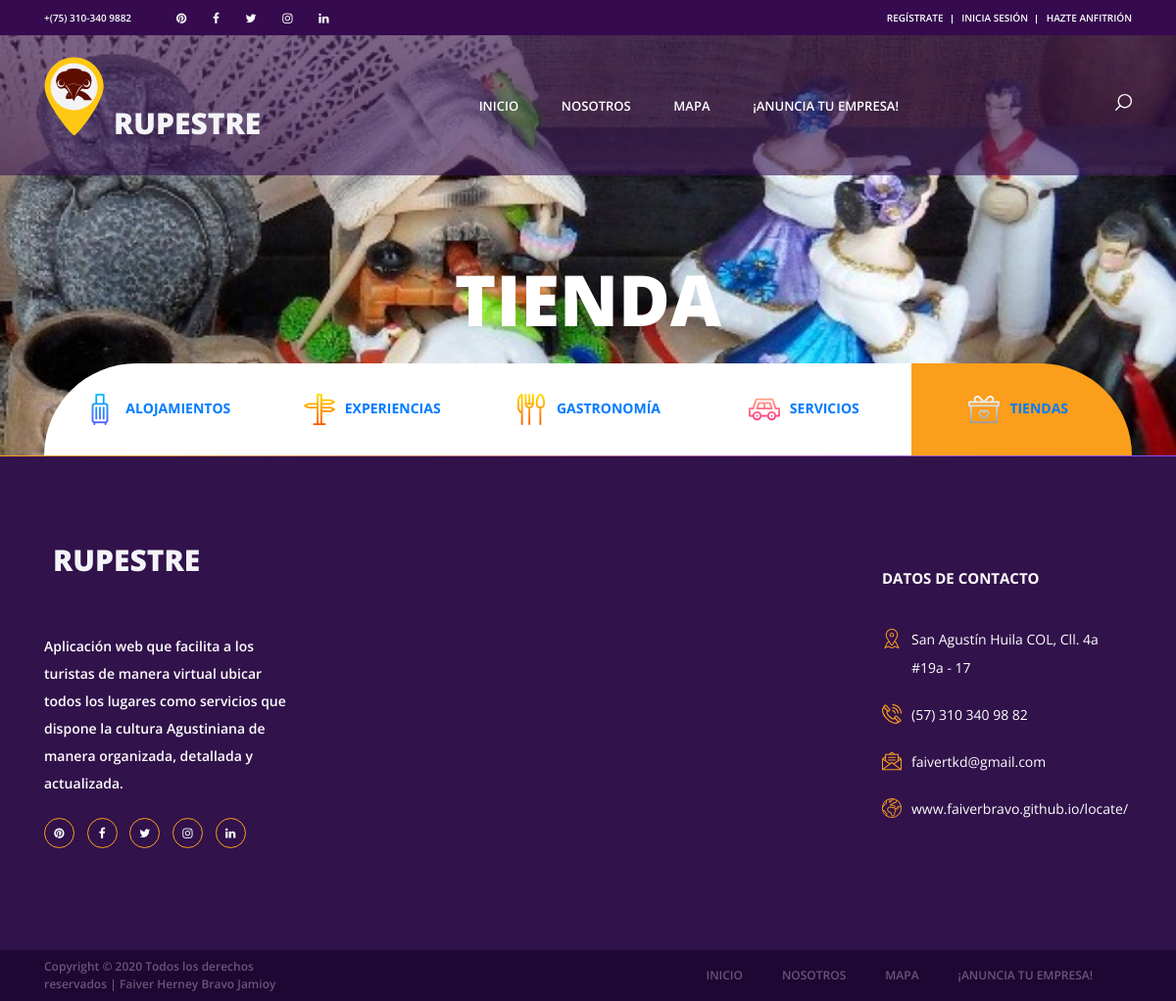
The app's page /tienda/, older data.
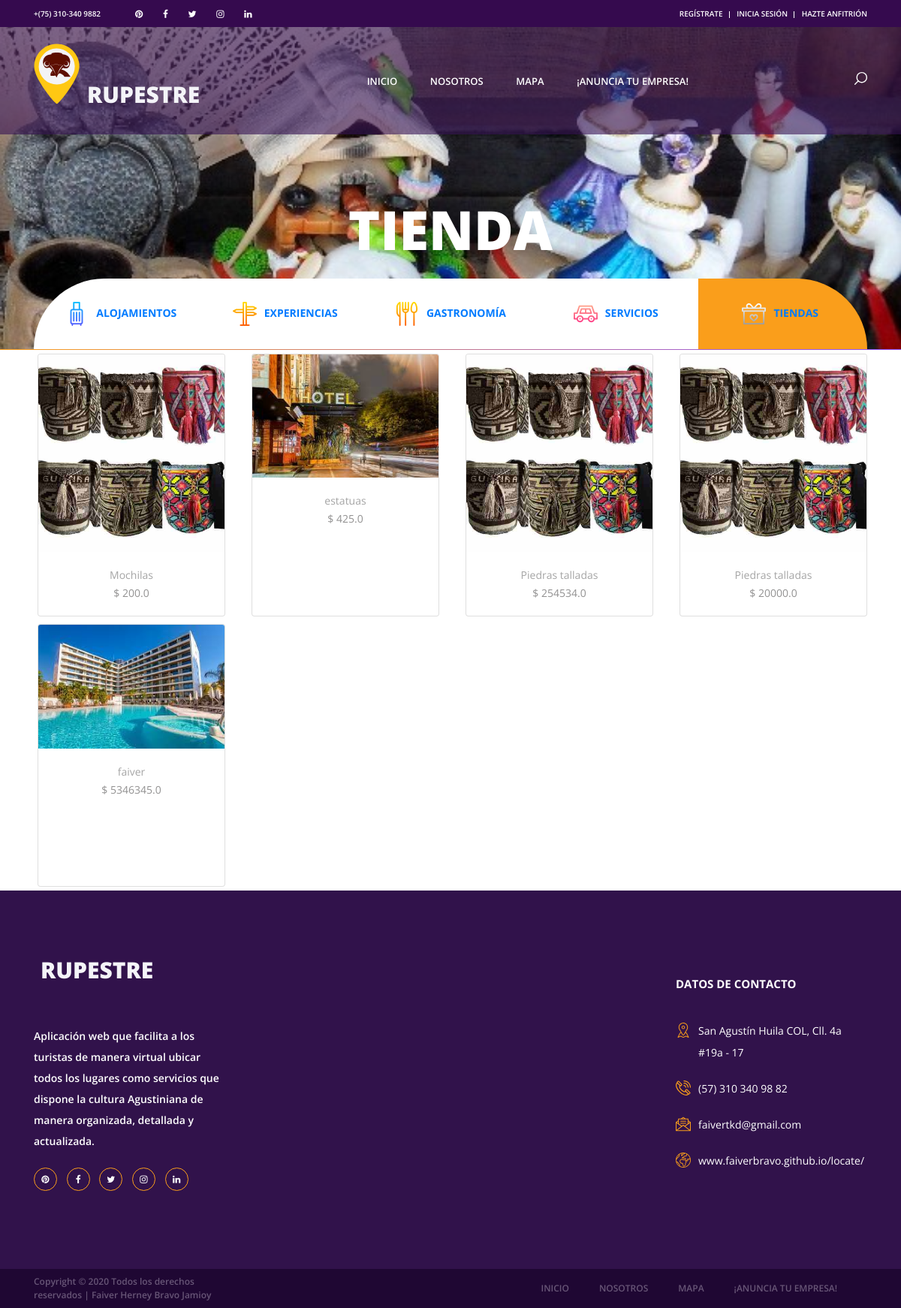
The same page, newer data.
### tienda/models.py (models this page shows)
class Producto(models.Model):
    nombre=models.CharField(max_length=50)
    categorias=models.ForeignKey(CategoriaProd, on_delete=models.CASCADE)
    imagen=models.ImageField(upload_to="tienda", null=True, blank=True)
    precio=models.FloatField()
    disponibilidad=models.BooleanField(default=True)
    created=models.DateTimeField(auto_now_add=True)
    updated=models.DateTimeField(auto_now_add=True)
    class Meta:
        verbose_name="Producto"
        verbose_name_plural="Productos"

### tienda/views.py (the view)
# urls.py: path('tienda/', include('tienda.urls')),
def tienda(request):
    productos=Producto.objects.all()
    return render(request, "tienda/tienda.html", {"productos":productos})

### tienda/templates/tienda/tienda.html (shortened to what this page needs)
{% extends "RupestreApp/base2.html" %}
{% load static %}
{% block content %}
<div class="home">
	<div class="home_background parallax-window" data-parallax="scroll" data-image-src="{% static 'images/inicio/artesanias.jpg' %}"></div>
	<div class="home_content">
		<div class="home_title">Tienda</div>
	</div>
</div>
<div class="search">
	<div class="container fill_height">
		<div class="row fill_height">
			<div class="col fill_height">
				<div class="search_tabs_container">
					<div
						class="search_tabs d-flex flex-lg-row flex-column align-items-lg-center align-items-start justify-content-lg-between justify-content-start">
						<div
							class="search_tab d-flex flex-row align-items-center justify-content-lg-center justify-content-start">
							<a class="link" href="{% url 'Alojamientos' %}"><img src="{% static 'images/iconos/alojamientos.png' %} "
									alt=""><span>alojamientos</span></a>
						</div>
						<div
							class="search_tab d-flex flex-row align-items-center justify-content-lg-center justify-content-start text-decoration:none">
							<a class="link" href="{% url 'Experiencias' %}"><img src="{% static 'images/iconos/turismo.png' %}" alt="">experiencias</a>
						</div>
						<div
							class="search_tab d-flex flex-row align-items-center justify-content-lg-center justify-content-start text-decoration:none">
							<a class="link" href="{% url 'Gastronomia' %}"><img src="{% static 'images/iconos/gastronomia.png' %}"
									alt="">gastronomía</a>
						</div>
						<div
							class="search_tab d-flex flex-row align-items-center justify-content-lg-center justify-content-start text-decoration:none">
							<a class="link" href="{% url 'Servicios' %}"><img src="{% static 'images/iconos/servicios.png' %}"
									alt="">servicios</a>
						</div>
						<div
							class="search_tab active d-flex flex-row align-items-center justify-content-lg-center justify-content-start text-decoration:none">
							<a class="link" href="{% url 'Tienda' %}"><img src="{% static 'images/iconos/tiendas.png' %}" alt="">tiendas</a>
						</div>
					</div>
				</div>
			</div>
		</div>
	</div>
</div>
<div class="container">
	<div class="row">
{% for producto in productos %}
		<div class="col-md-3">
			<div class="card" style="width: 250px; height: 350px; object-fit: cover; margin: 5px 5px;">
				<img src="{{producto.imagen.url}}"class="card-img-top">
				<div class="card-body" style="text-align: center;">
					<h7 class="card-title">{{producto.nombre}}</h7>
					<p class="card-text">$&nbsp;{{producto.precio}}</p>
				</div>
			</div>
		</div>
{% endfor %}
	</div>
</div>
{% endblock %}

Row changes from the older to the newer data that the page shows:
added Producto: imagen (picture), nombre "Mochilas", precio "200.0"
added Producto: imagen (picture), nombre "estatuas", precio "425.0"
added Producto: imagen (picture), nombre "Piedras talladas", precio "254534.0"
added Producto: imagen (picture), nombre "Piedras talladas", precio "20000.0"
added Producto: imagen (picture), nombre "faiver", precio "5346345.0"
